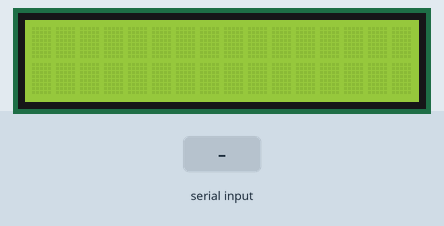
Bench run of a sketch on a simulated Arduino Mega 2560, built with avr-gcc and run on an emulated ATmega2560. On the bench: 16×2 character LCD. The inputs (shaded band) are chosen by the test bench. What the sketch prints to the serial monitor is not drawn.

Above: at 1.2 s.
1.3 s: "1;" received over the second serial link
At 2.5 s:
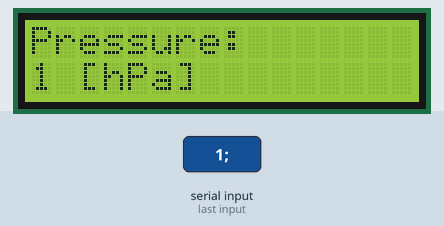
2.8 s: "0;" received over the second serial link
At 3.7 s:
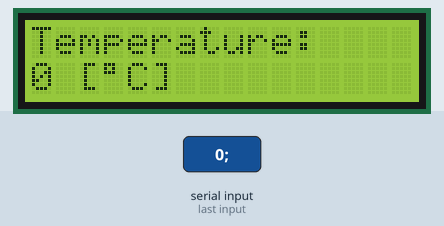
4.3 s: "2;" received over the second serial link
At 4.8 s:
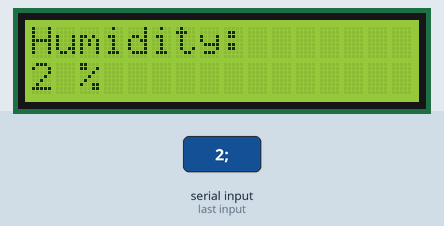
Timing chart, 0 to 7.3 s (numbered marks = the images above; inputs shaded):
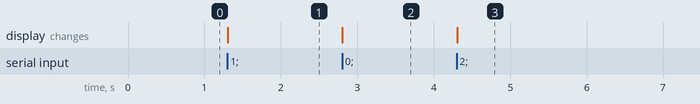

The sketch:

indoor.ino
```cpp
#include <LiquidCrystal.h>

/*LCD circuit:
 * LCD RS pin to digital pin 12
 * LCD Enable pin to digital pin 11
 * LCD D4 pin to digital pin 7
 * LCD D5 pin to digital pin 6
 * LCD D6 pin to digital pin 5
 * LCD D7 pin to digital pin 4*/

// Initialize the library with the numbers of the interface pins
LiquidCrystal lcd(12, 11, 7, 6, 5, 4);

// Message to display
String message = "";

// Data from outdoor module
String data = "";

// Which parameter should be shown
int parameter = 0;

void setup(){
    Serial.begin(38400);
    Serial1.begin(38400);

    // Set up the LCD's number of columns and rows:
    lcd.begin(16, 2);
}

void loop(){
  // Update conditions informations
  while(Serial1.available() == 0)
  {
  }

  data = Serial1.readStringUntil(';');
  Serial.println(data);
  message = data;

  lcd.clear();

  lcd.setCursor(0, 0);

  switch(parameter)
  {
    case 0:
    lcd.print("Pressure:");
    lcd.setCursor(0, 1);
    message = message.substring(0, message.indexOf(',')) + " [hPa]";
    parameter++;
    break;

    case 1:
    lcd.print("Temperature:");
    lcd.setCursor(0, 1);
    message = message.substring(message.indexOf(',') + 1, message.lastIndexOf(',')) + " [" + (char)223 + "C]";
    parameter++;
    break;

    case 2:
    lcd.print("Humidity:");
    lcd.setCursor(0, 1);
    message = message.substring(message.lastIndexOf(',')  + 1) + " %";
    parameter = 0;
    break;
  }

  lcd.print(message);
}
```

Measured:
- after the input at 1.3 s, the display: changes at once (image 1)
- after the input at 2.8 s, the display: changes at once (image 2)
- after the input at 4.3 s, the display: changes at once (image 3)
